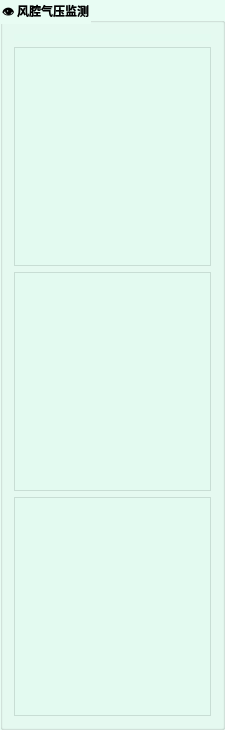
            <widget class="QGroupBox" name="groupBox_3">
             <property name="minimumSize">
              <size>
               <width>225</width>
               <height>730</height>
              </size>
             </property>
             <property name="font">
              <font>
               <family>微软雅黑</family>
               <weight>75</weight>
               <bold>true</bold>
              </font>
             </property>
             <property name="styleSheet">
              <string notr="true">
background-color: rgb(224, 251, 239,50%);</string>
             </property>
             <property name="title">
              <string>👁 风腔气压监测</string>
             </property>
             <property name="alignment">
              <set>Qt::AlignLeading|Qt::AlignLeft|Qt::AlignTop</set>
             </property>
             <property name="flat">
              <bool>false</bool>
             </property>
             <layout class="QVBoxLayout" name="verticalLayout_7">
              <item>
               <widget class="QPushButton" name="pushButton_3">
                <property name="enabled">
                 <bool>false</bool>
                </property>
                <property name="maximumSize">
                 <size>
                  <width>16777215</width>
                  <height>7</height>
                 </size>
                </property>
                <property name="styleSheet">
                 <string notr="true">border:none;
</string>
                </property>
                <property name="text">
                 <string/>
                </property>
                <property name="flat">
                 <bool>true</bool>
                </property>
               </widget>
              </item>
              <item>
               <layout class="QVBoxLayout" name="verticalLayout_4">
                <item>
                 <widget class="QFrame" name="panel1">
                  <property name="font">
                   <font>
                    <family>微软雅黑</family>
                    <pointsize>9</pointsize>
                    <weight>9</weight>
                    <italic>false</italic>
                    <bold>false</bold>
                   </font>
                  </property>
                  <property name="styleSheet">
                   <string notr="true">font: 75 9pt &quot;微软雅黑&quot;;</string>
                  </property>
                  <property name="frameShape">
                   <enum>QFrame::StyledPanel</enum>
                  </property>
                  <property name="frameShadow">
                   <enum>QFrame::Raised</enum>
                  </property>
                 </widget>
                </item>
               </layout>
              </item>
              <item>
               <layout class="QVBoxLayout" name="verticalLayout_5">
                <item>
                 <widget class="QFrame" name="panel2">
                  <property name="font">
                   <font>
                    <family>微软雅黑</family>
                    <pointsize>9</pointsize>
                    <weight>9</weight>
                    <italic>false</italic>
                    <bold>false</bold>
                   </font>
                  </property>
                  <property name="styleSheet">
                   <string notr="true">font: 75 9pt &quot;微软雅黑&quot;;</string>
                  </property>
                  <property name="frameShape">
                   <enum>QFrame::StyledPanel</enum>
                  </property>
                  <property name="frameShadow">
                   <enum>QFrame::Raised</enum>
                  </property>
                 </widget>
                </item>
               </layout>
              </item>
              <item>
               <layout class="QVBoxLayout" name="verticalLayout_6">
                <item>
                 <widget class="QFrame" name="panel3">
                  <property name="font">
                   <font>
                    <family>微软雅黑</family>
                    <pointsize>9</pointsize>
                    <weight>9</weight>
                    <italic>false</italic>
                    <bold>false</bold>
                   </font>
                  </property>
                  <property name="styleSheet">
                   <string notr="true">font: 75 9pt &quot;微软雅黑&quot;;</string>
                  </property>
                  <property name="frameShape">
                   <enum>QFrame::StyledPanel</enum>
                  </property>
                  <property name="frameShadow">
                   <enum>QFrame::Raised</enum>
                  </property>
                 </widget>
                </item>
               </layout>
              </item>
             </layout>
            </widget>
